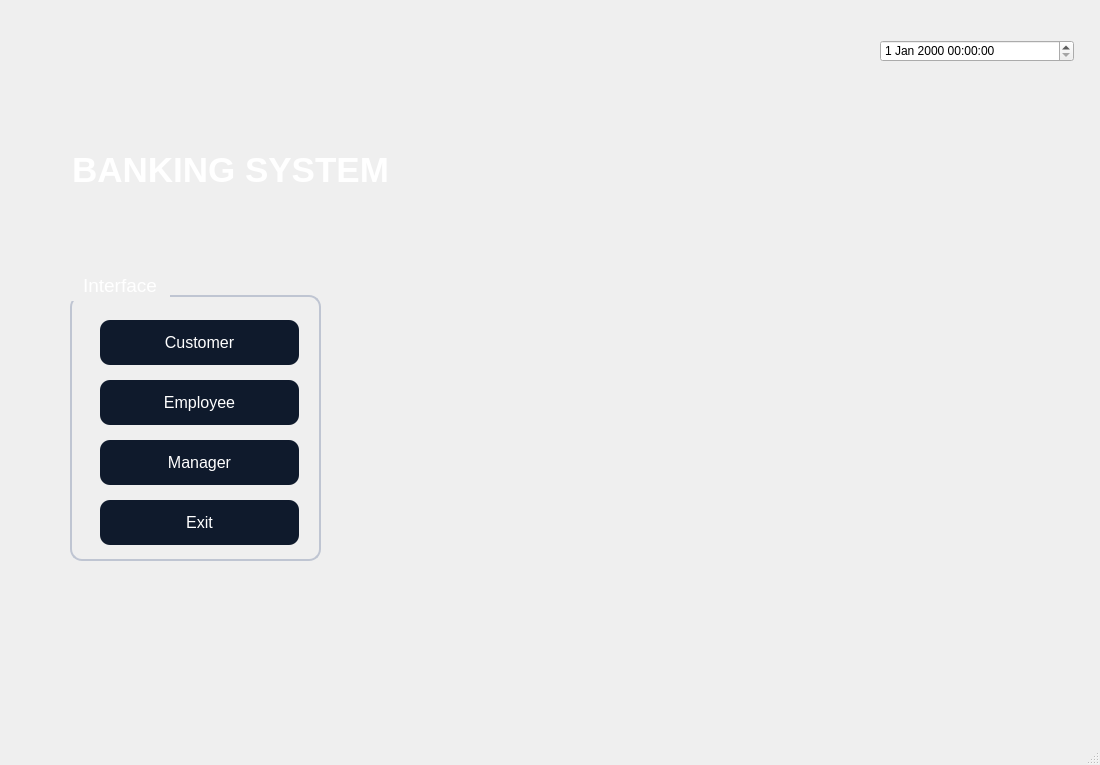
<?xml version="1.0" encoding="UTF-8"?>
<ui version="4.0">
 <class>MainWindow</class>
 <widget class="QMainWindow" name="MainWindow">
  <property name="geometry">
   <rect>
    <x>0</x>
    <y>0</y>
    <width>1100</width>
    <height>765</height>
   </rect>
  </property>
  <property name="windowTitle">
   <string>MainWindow</string>
  </property>
  <property name="styleSheet">
   <string notr="true">QTableWidget {
    background-color: #1A2236;
    color: #FFFFFF;
    border: 1px solid #3A3F58;
    gridline-color: #3A3F58;
    font-family: &quot;Inter&quot;;
    font-size: 10pt;
    border-radius: 8px;
    selection-background-color: #0F5FFF;
    selection-color: #FFFFFF;
}

QHeaderView::section {
    background-color: #0F1A2C;
    color: #FFFFFF;
    border: 1px solid #3A3F58;
    padding: 4px;
    font-family: &quot;Montserrat SemiBold&quot;;
    font-size: 10pt;
}

QTableWidget::item:selected {
    background-color: #0F5FFF;
    color: #FFFFFF;
}
QGroupBox {
    border: 1.5px solid #BFC5D2;
    border-radius: 12px;
    margin-top: 25px;
    color: white;
    font-family: &quot;Segoe UI Semibold&quot;;
    font-size: 14pt;
}

QGroupBox::title {
    subcontrol-origin: margin;
    padding: 4px 10px;
}
QPushButton {
    background-color: #0F1A2C;
    color: #FFFFFF;
	border-color: rgb(0, 0, 0);
    border-radius: 10px;
    font-family: &quot;Montserrat SemiBold&quot;;
    font-size: 12pt;
    padding: 6px 12px;
}

QPushButton:hover {
    background-color: #1A2942;
}

QPushButton:pressed {
    background-color: #09111A;
}
QLineEdit {
    background-color: #FFFFFF;
    border: 1px solid #C6D4E1;
    border-radius: 8px;
    padding: 6px;
    color: #0A1320;
    font-family: &quot;Inter&quot;;
    font-size: 11pt;
}

QLineEdit:focus {
    border: 1px solid #00B4FF;
    background-color: #F8FBFF;
}
QComboBox {
    background-color: #FFFFFF;
    border: 1px solid #C6D4E1;
    border-radius: 8px;
    padding: 6px;
    color: #0A1320;
    font-family: &quot;Inter&quot;;
    font-size: 11pt;
}

QComboBox:focus {
    border: 1px solid #00B4FF;
    background-color: #F8FBFF;
}

QComboBox::drop-down {
    subcontrol-origin: padding;
    subcontrol-position: top right;
    width: 20px;
    border-left: 1px solid #C6D4E1;
}

QComboBox::down-arrow {
    
	image: url(:/new/prefix1/icon.png);
    width: 12px;
    height: 12px;
}</string>
  </property>
  <widget class="QWidget" name="centralwidget">
   <widget class="QLabel" name="label">
    <property name="geometry">
     <rect>
      <x>0</x>
      <y>0</y>
      <width>1100</width>
      <height>750</height>
     </rect>
    </property>
    <property name="styleSheet">
     <string notr="true">image: url(:/new/prefix1/pic9.png);</string>
    </property>
    <property name="text">
     <string/>
    </property>
   </widget>
   <widget class="QGroupBox" name="groupBox">
    <property name="geometry">
     <rect>
      <x>70</x>
      <y>270</y>
      <width>251</width>
      <height>291</height>
     </rect>
    </property>
    <property name="title">
     <string>Interface</string>
    </property>
    <widget class="QPushButton" name="btnCustomer">
     <property name="geometry">
      <rect>
       <x>30</x>
       <y>50</y>
       <width>199</width>
       <height>45</height>
      </rect>
     </property>
     <property name="minimumSize">
      <size>
       <width>0</width>
       <height>45</height>
      </size>
     </property>
     <property name="styleSheet">
      <string notr="true"/>
     </property>
     <property name="text">
      <string>Customer</string>
     </property>
    </widget>
    <widget class="QPushButton" name="btnEmployee">
     <property name="geometry">
      <rect>
       <x>30</x>
       <y>110</y>
       <width>199</width>
       <height>45</height>
      </rect>
     </property>
     <property name="minimumSize">
      <size>
       <width>0</width>
       <height>45</height>
      </size>
     </property>
     <property name="text">
      <string>Employee</string>
     </property>
    </widget>
    <widget class="QPushButton" name="exit">
     <property name="geometry">
      <rect>
       <x>30</x>
       <y>230</y>
       <width>199</width>
       <height>45</height>
      </rect>
     </property>
     <property name="minimumSize">
      <size>
       <width>0</width>
       <height>45</height>
      </size>
     </property>
     <property name="text">
      <string>Exit</string>
     </property>
    </widget>
    <widget class="QPushButton" name="manager">
     <property name="geometry">
      <rect>
       <x>30</x>
       <y>170</y>
       <width>199</width>
       <height>45</height>
      </rect>
     </property>
     <property name="minimumSize">
      <size>
       <width>0</width>
       <height>45</height>
      </size>
     </property>
     <property name="text">
      <string>Manager</string>
     </property>
    </widget>
   </widget>
   <widget class="QDateTimeEdit" name="time">
    <property name="geometry">
     <rect>
      <x>880</x>
      <y>40</y>
      <width>194</width>
      <height>22</height>
     </rect>
    </property>
   </widget>
   <widget class="QLabel" name="label_2">
    <property name="geometry">
     <rect>
      <x>20</x>
      <y>120</y>
      <width>411</width>
      <height>101</height>
     </rect>
    </property>
    <property name="styleSheet">
     <string notr="true">color: #FFFFFF; 
font-family: &quot;Montserrat SemiBold&quot;; 
font-size: 28pt;
font-weight: 700; 
padding: 4px 0;</string>
    </property>
    <property name="text">
     <string>&lt;html&gt;&lt;head/&gt;&lt;body&gt;&lt;p align=&quot;center&quot;&gt;&lt;span style=&quot; font-size:26pt; font-weight:700;&quot;&gt;BANKING SYSTEM&lt;/span&gt;&lt;/p&gt;&lt;/body&gt;&lt;/html&gt;</string>
    </property>
   </widget>
  </widget>
  <widget class="QStatusBar" name="statusbar"/>
 </widget>
 <resources/>
 <connections/>
</ui>
